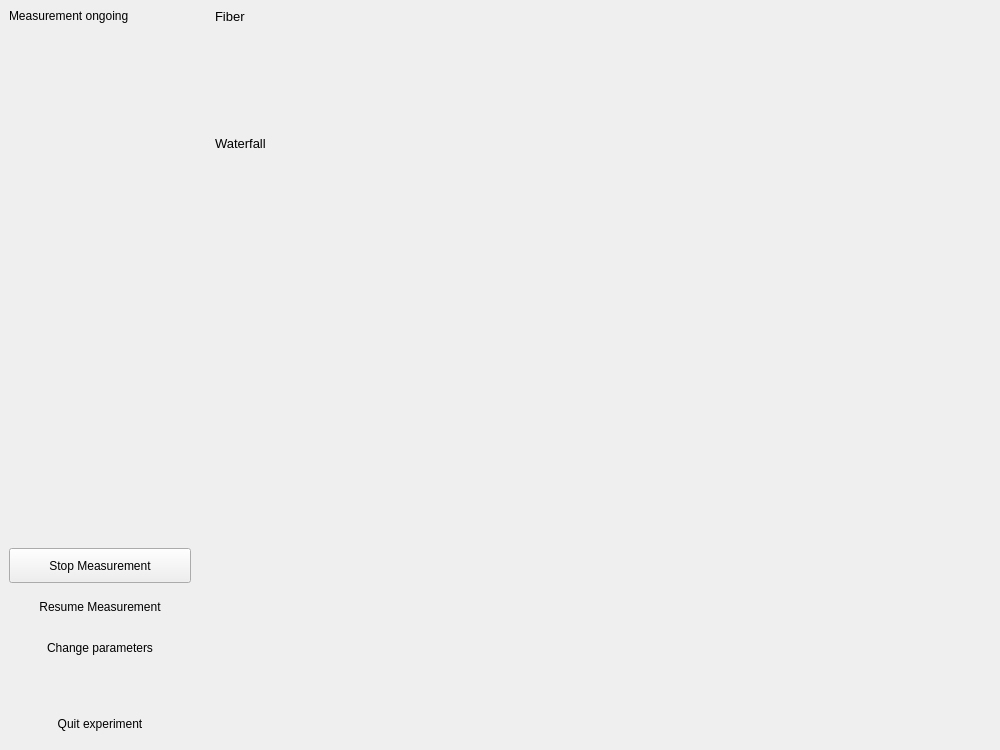
<?xml version="1.0" encoding="UTF-8"?>
<ui version="4.0">
 <class>Form</class>
 <widget class="QWidget" name="Form">
  <property name="geometry">
   <rect>
    <x>0</x>
    <y>0</y>
    <width>1000</width>
    <height>750</height>
   </rect>
  </property>
  <property name="minimumSize">
   <size>
    <width>1000</width>
    <height>750</height>
   </size>
  </property>
  <property name="windowTitle">
   <string>Form</string>
  </property>
  <layout class="QHBoxLayout" name="horizontalLayout" stretch="0,3">
   <property name="leftMargin">
    <number>0</number>
   </property>
   <property name="topMargin">
    <number>0</number>
   </property>
   <property name="rightMargin">
    <number>0</number>
   </property>
   <property name="bottomMargin">
    <number>0</number>
   </property>
   <item>
    <widget class="QFrame" name="frame">
     <property name="minimumSize">
      <size>
       <width>200</width>
       <height>0</height>
      </size>
     </property>
     <layout class="QVBoxLayout" name="verticalLayout_2">
      <item>
       <widget class="QLabel" name="helptext_label">
        <property name="text">
         <string>Measurement ongoing</string>
        </property>
        <property name="alignment">
         <set>Qt::AlignLeading|Qt::AlignLeft|Qt::AlignTop</set>
        </property>
        <property name="wordWrap">
         <bool>true</bool>
        </property>
       </widget>
      </item>
      <item>
       <widget class="QPushButton" name="stop_button">
        <property name="minimumSize">
         <size>
          <width>0</width>
          <height>35</height>
         </size>
        </property>
        <property name="text">
         <string>Stop Measurement</string>
        </property>
       </widget>
      </item>
      <item>
       <widget class="QPushButton" name="resume_button">
        <property name="minimumSize">
         <size>
          <width>0</width>
          <height>35</height>
         </size>
        </property>
        <property name="text">
         <string>Resume Measurement</string>
        </property>
        <property name="flat">
         <bool>true</bool>
        </property>
       </widget>
      </item>
      <item>
       <widget class="QPushButton" name="change_button">
        <property name="minimumSize">
         <size>
          <width>0</width>
          <height>35</height>
         </size>
        </property>
        <property name="text">
         <string>Change parameters</string>
        </property>
        <property name="flat">
         <bool>true</bool>
        </property>
       </widget>
      </item>
      <item>
       <spacer name="verticalSpacer">
        <property name="orientation">
         <enum>Qt::Vertical</enum>
        </property>
        <property name="sizeType">
         <enum>QSizePolicy::Fixed</enum>
        </property>
        <property name="sizeHint" stdset="0">
         <size>
          <width>20</width>
          <height>35</height>
         </size>
        </property>
       </spacer>
      </item>
      <item>
       <widget class="QPushButton" name="quit_button">
        <property name="minimumSize">
         <size>
          <width>0</width>
          <height>35</height>
         </size>
        </property>
        <property name="text">
         <string>Quit experiment</string>
        </property>
        <property name="flat">
         <bool>true</bool>
        </property>
       </widget>
      </item>
     </layout>
    </widget>
   </item>
   <item>
    <widget class="QWidget" name="right_widget" native="true">
     <property name="minimumSize">
      <size>
       <width>0</width>
       <height>0</height>
      </size>
     </property>
     <layout class="QVBoxLayout" name="verticalLayout" stretch="0,0,0,10">
      <item>
       <widget class="QLabel" name="subtitle_fiber">
        <property name="font">
         <font>
          <pointsize>10</pointsize>
         </font>
        </property>
        <property name="frameShape">
         <enum>QFrame::NoFrame</enum>
        </property>
        <property name="text">
         <string>Fiber</string>
        </property>
       </widget>
      </item>
      <item>
       <widget class="QWidget" name="microscope_widget" native="true">
        <property name="minimumSize">
         <size>
          <width>0</width>
          <height>100</height>
         </size>
        </property>
        <property name="maximumSize">
         <size>
          <width>16777215</width>
          <height>100</height>
         </size>
        </property>
        <layout class="QVBoxLayout" name="verticalLayout_3">
         <property name="leftMargin">
          <number>0</number>
         </property>
         <property name="topMargin">
          <number>0</number>
         </property>
         <property name="rightMargin">
          <number>0</number>
         </property>
         <property name="bottomMargin">
          <number>0</number>
         </property>
        </layout>
       </widget>
      </item>
      <item>
       <widget class="QLabel" name="subtitle_waterfall">
        <property name="font">
         <font>
          <pointsize>10</pointsize>
         </font>
        </property>
        <property name="frameShape">
         <enum>QFrame::NoFrame</enum>
        </property>
        <property name="text">
         <string>Waterfall</string>
        </property>
       </widget>
      </item>
      <item>
       <widget class="QWidget" name="waterfall_widget" native="true">
        <layout class="QVBoxLayout" name="verticalLayout_4">
         <property name="leftMargin">
          <number>0</number>
         </property>
         <property name="topMargin">
          <number>0</number>
         </property>
         <property name="rightMargin">
          <number>0</number>
         </property>
         <property name="bottomMargin">
          <number>0</number>
         </property>
        </layout>
       </widget>
      </item>
     </layout>
    </widget>
   </item>
  </layout>
 </widget>
 <resources/>
 <connections/>
</ui>
